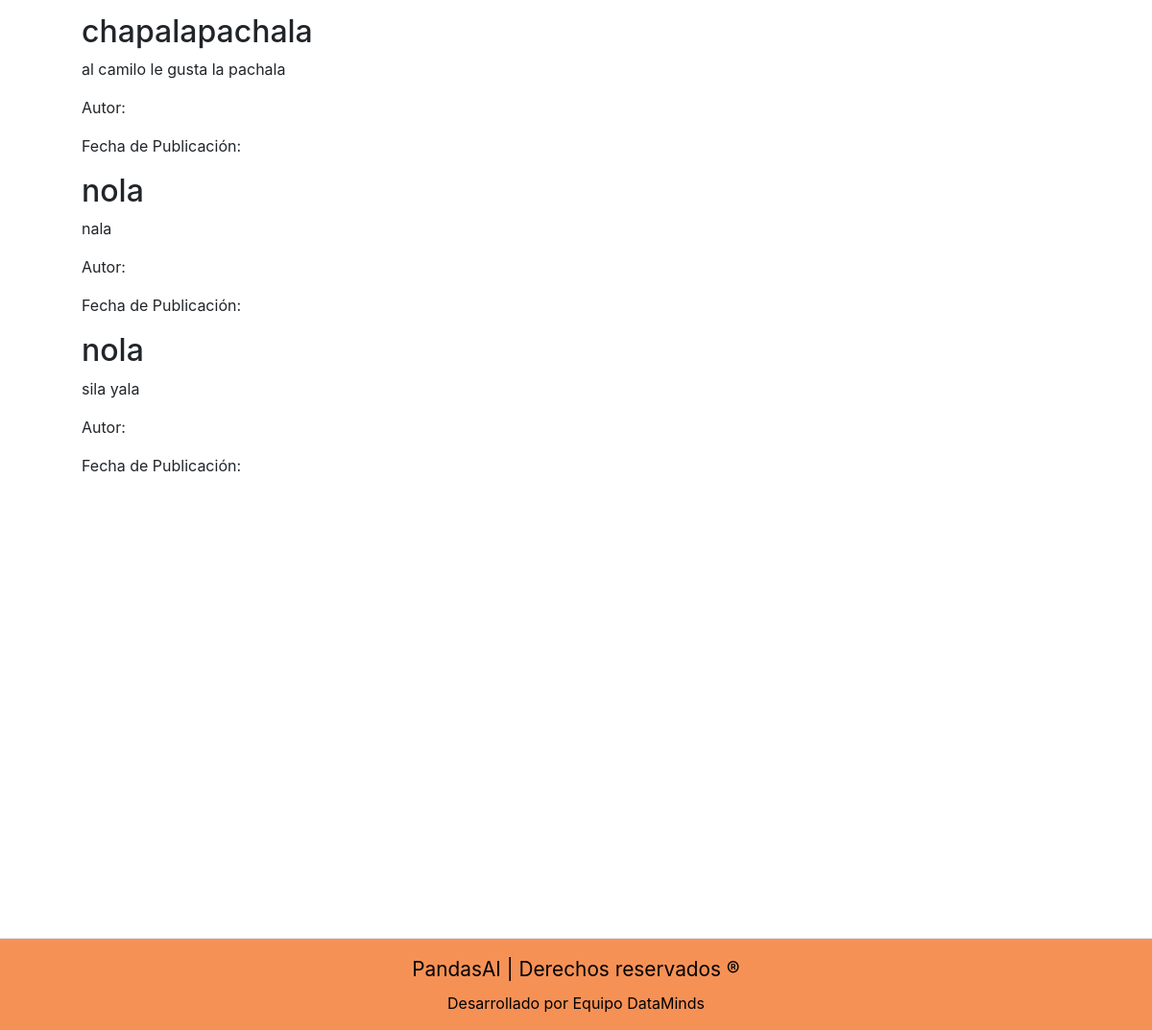
/ (lower part), run on an earlier commit of the app's database.
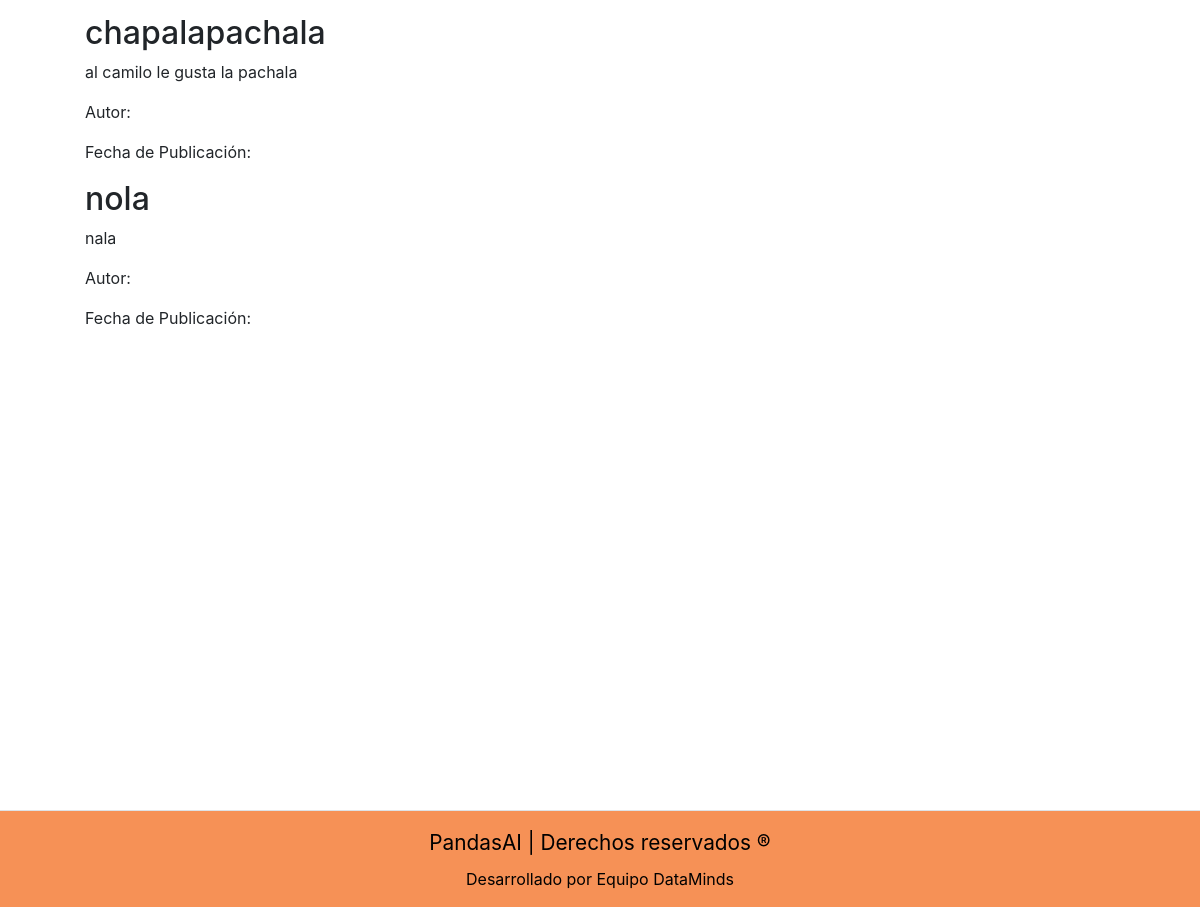
And on a later commit of the database.
### home/models.py (models this page shows, shortened)
class Publicacion(models.Model):
    titulo = models.CharField(max_length=200)
    contenido = models.TextField()
    imagen = models.ImageField(upload_to='imagenes/', blank=True, null=True)

### home/views.py (the view)
# urls.py: 2. Add a URL to urlpatterns:  path('', views.home, name='home')
def home(request):
    publicaciones = Publicacion.objects.all()
    return render(request, 'home/home.html', {'publicaciones': publicaciones})

### templates/home/home.html (shortened to what this page needs)
{% extends "base/layout.html" %}
{% block content %}
<body>
    <div>
    <ul>
        {% for publicacion in publicaciones %}
            <h2>{{ publicacion.titulo }}</h2>
            <p>{{ publicacion.contenido }}</p>
            <p>Autor: {{ publicacion.autor }}</p>
            <p>Fecha de Publicación: {{ publicacion.fecha_publicacion }}</p>
        {% endfor %}
    </ul>
    </div>
</body>
{% endblock %}

What changed in the data, as far as the page shows it:
removed Publicacion: titulo "nola", contenido "sila yala"
